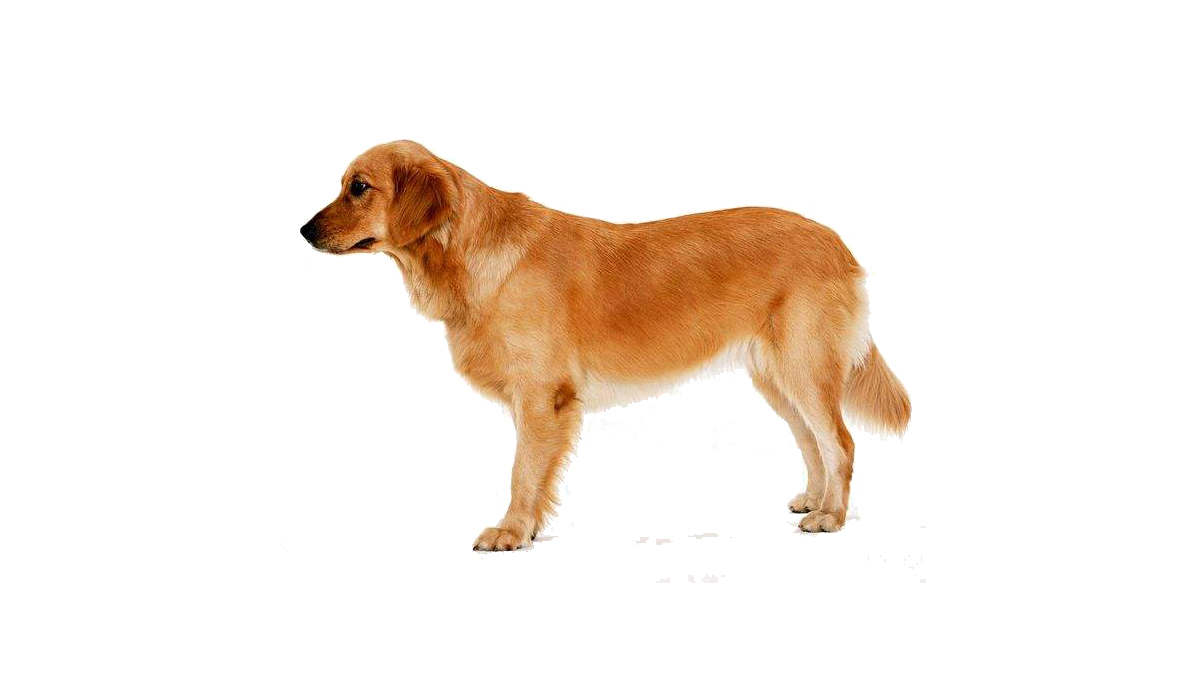
#> input picture 09形态学/dog.jpeg, 1200 x 675 px
$ python binary.py
#> lines starting #> are read from the running program, lines starting #| are printed output that depends on the picture; after the words box and inside, x2 and y2 are one past the last pixel; in counts of white or black regions, pixels touching at a corner belong together
"""
全局二值化
threshold(img, thresh, maxVal, type)
img: 图像，最好是灰度图
thresh: 阈值
maxVal: 超过阈值，替换成maxVal
type: 1.THRESH_BINARY 和 THRESH_BINARY_INV
      2.THRESH_TRUNC
      3.THRESH_TOZERO 和 THRESH_TOZERO_INV
"""
import cv2
import numpy as np

img = cv2.imread('dog.jpeg')
#> img is the input picture: shape (675, 1200, 3); mean B, G, R 230.4, 238.1, 247
# 转化为灰度图
img1 = cv2.cvtColor(img, cv2.COLOR_BGR2GRAY)
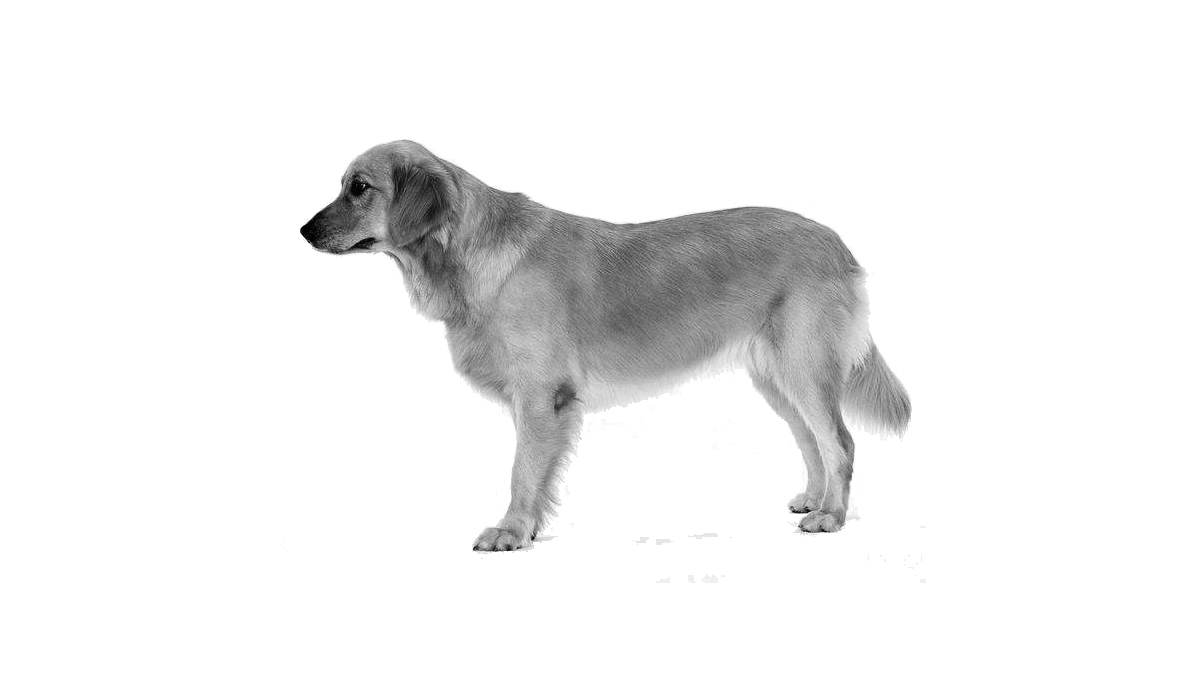
#> img1: shape (675, 1200); min 0, max 255, mean 239.9

ret, dst = cv2.threshold(img1, 180, 255, cv2.THRESH_BINARY)
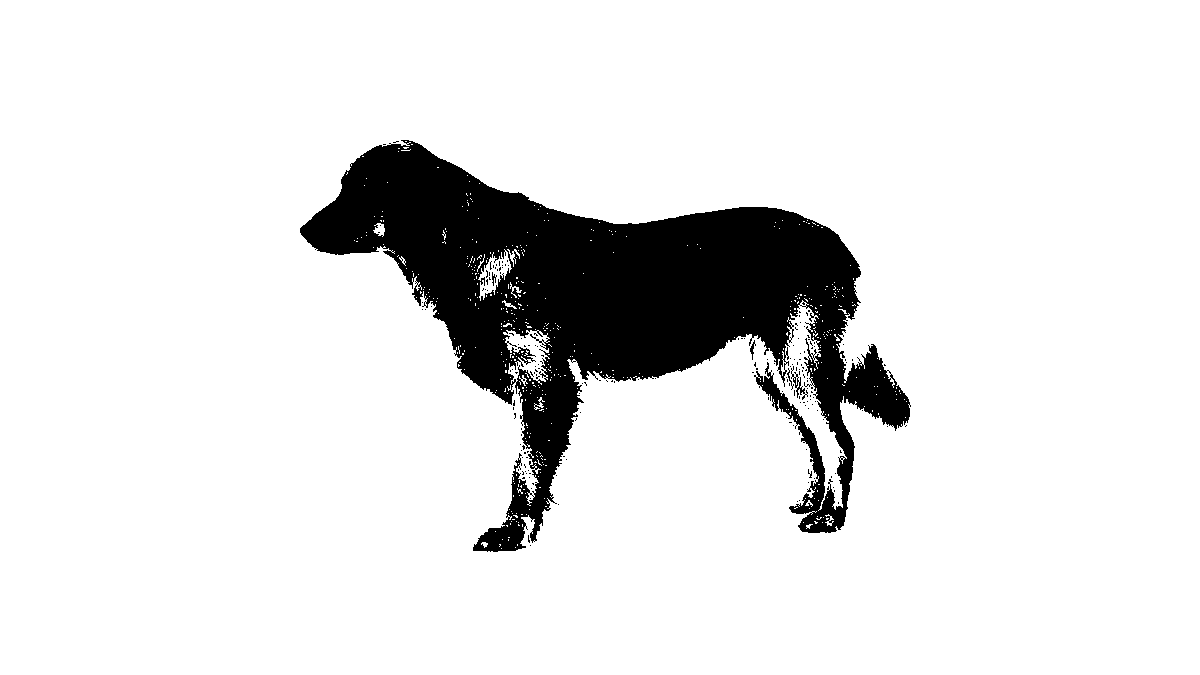
#> dst: shape (675, 1200); 88.8% white; 184 black regions (179 under 20 px), largest, box (x1, y1, x2, y2) and area: (300, 140, 911, 552) 90005, (791, 366, 808, 400) 138, (750, 340, 756, 360) 43, (492, 272, 497, 286) 31, (787, 368, 794, 390) 31

cv2.imshow('img1', img1)
cv2.imshow('dst', dst)
cv2.waitKey(0)
